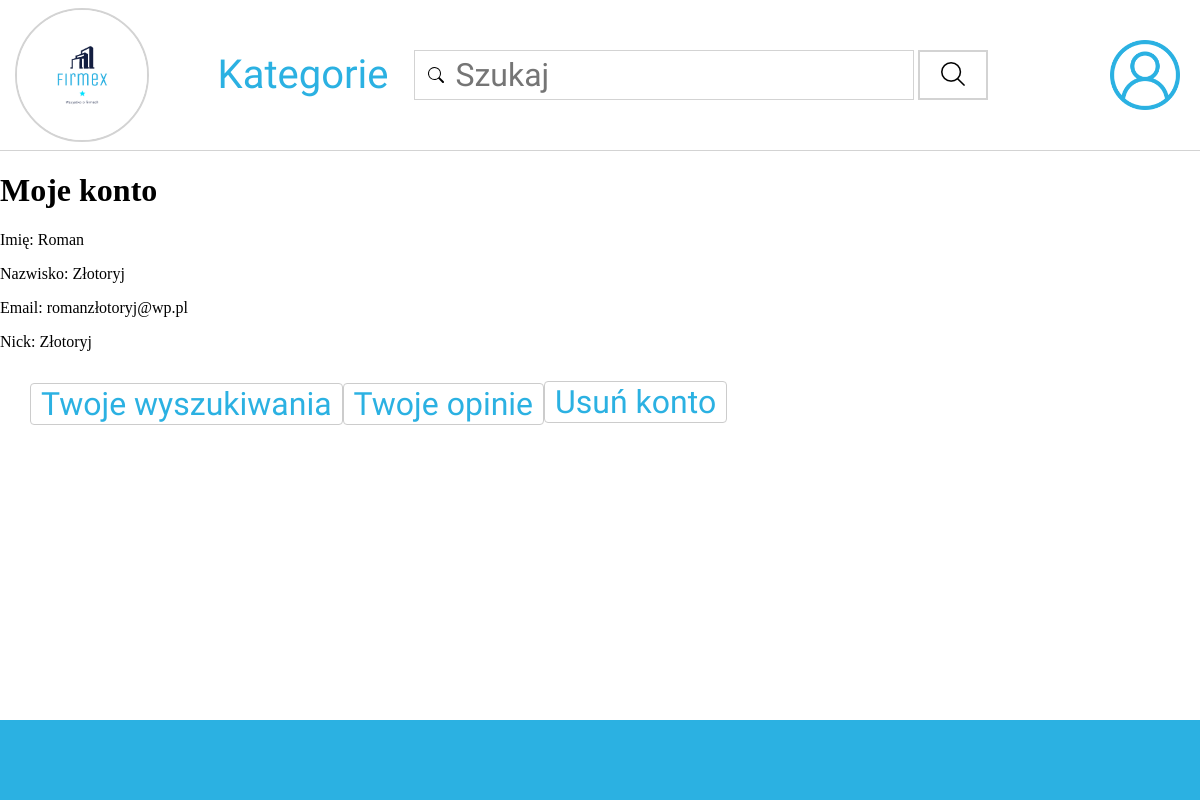
The page /account (signed in) on the database its author committed.
### app.py (models this page shows, shortened)
class Users(db.Model):
    id = db.Column(db.Integer, primary_key=True)
    name = db.Column(db.String, nullable=False)
    surname = db.Column(db.String, nullable=False)
    email = db.Column(db.String, nullable=False)
    password = db.Column(db.String, nullable=False)
    nickName = db.Column(db.String, nullable=False)
    resetCode = db.Column(db.String, nullable=False)
    is_active = True

### app.py (the view)
@app.route('/account', methods=['GET', 'POST'])
def account():
    if not current_user.is_authenticated:
        return redirect(url_for('login'))
    return render_template('account.html', form=form, current_user=current_user)

### app.py (called while the page is built)
@login_manager.user_loader
def load_user(user_id):
    return Users.query.get(int(user_id))

### templates/account.html (shortened to what this page needs)
<!DOCTYPE html>
<html lang="en">
<head>
    <link rel="stylesheet" href="../static/styles/style.css">
    <link rel="stylesheet" href="../static/styles/account.css">
    <link rel="stylesheet" href="https://cdnjs.cloudflare.com/ajax/libs/font-awesome/5.15.3/css/all.min.css">
</head>
<body>
{% block nav %}
<div class="nav">
    <div class="logo">
        <a href="/"><img src="../static/img/logo.png" alt="logo" class="company-logo"></a>
    </div>
            <a href="{{ url_for('category') }}">
                <button class="category">Kategorie</button>
            </a>
            <div class="searcher-container">
                <form action="{{ url_for('search_companies') }}" method="GET">
                    <input class="searcher-input" type="search" name="query" placeholder="Szukaj">
                    <button type="submit" class="search_button"><img src="../static/img/search.png"></button>
                </form>
            </div>
    <div class="account">
        <div class="account-info">
            <img src="../static/img/user.png" alt="user" class="account-icon">
        </div>
    </div>
</div>
{% endblock %}
{% block content %}
<div class="data-container">
    <h1><span class="typer"></span></h1>
    <p>Imię: {{ current_user.name }}</p>
    <p>Nazwisko: {{ current_user.surname }}</p>
    <p>Email: {{ current_user.email }}</p>
    <p>Nick: {{ current_user.nickName }}</p>
    <div class="account-actions">
        <div><a href="{{ url_for('last_searches') }}?userId={{ current_user.id }}" class="account-button">Twoje
            wyszukiwania</a></div>
        <div><a href="{{ url_for('your_opinions') }}?userId={{ current_user.id }}" class="account-button">Twoje
            opinie</a></div>
        <div>
            <form id="delete-account-form" action="{{ url_for('delete_account') }}" method="POST">
                <button id="delete-account-button" type="submit" class="account-button">Usuń konto</button>
            </form>
        </div>
    </div>
</div>
{% endblock %}
<div class="footer">
</div>
</body>
</html>

### static/styles/style.css (style rules this page uses)
html, body { height: 100%; width: 100%; margin: 0; padding: 0; }
.nav { position: relative; height: 150px; border-bottom: lightgrey 1px solid; display: flex; justify-content: center; align-items: center; }
.logo { position: absolute; left: 15px; top: 8px; z-index: 2; }
.company-logo { width: 130px; height: 130px; border-radius: 50%; border: lightgrey 2px solid; }
.category { font-family: 'Unica One'; font-style: normal; font-weight: 400; font-size: 40px; line-height: 76px; color: #2BB1E2; background-color: transparent; border: none; margin-right: 20px; }
a { text-decoration: none; }
.searcher-input { padding: 9px 4px 9px 40px; border: 1px solid lightgrey; width: 500px; height: 50px; font-family: 'Unica One'; font-style: normal; font-weight: 400; font-size: 32px; line-height: 38px; }
.search_button { height: 50px; width:70px; background-color: white; border: lightgrey 2px solid; }
.account { position: absolute; right: 20px; top: 40px; z-index: 2; display:flex; flex-direction: column; justify-content: flex-end; align-items: flex-end; }
.account-info { display:flex; padding: 0 0 1em 0; justify-content: flex-end; }
.account-icon { width: 70px; height: 70px; padding: 0 0 0 15px; display: inline-block; }
.login, .register, .account-button, .logout { padding: 1px 10px; margin-bottom: 5px; background-color: white; border: 1px solid #ccc; border-radius: 4px; cursor: pointer; font-family: 'Unica One'; font-style: normal; font-weight: 400; font-size: 32px; line-height: 38px; color: #2BB1E2; text-decoration: none; }
.footer { position: fixed; bottom: 0; width: 100%; height: 80px; text-align: center; background-color: #2BB1E2; }
.account-actions { display: flex; flex-direction: row; align-items: center; margin: 20px; padding: 10px; }

### static/styles/account.css (style rules this page uses)
a { text-decoration: none; }

### rows shown on the page
Users: name "Roman", surname "Złotoryj", email "romanzłotoryj@wp.pl", nickName "Złotoryj"
